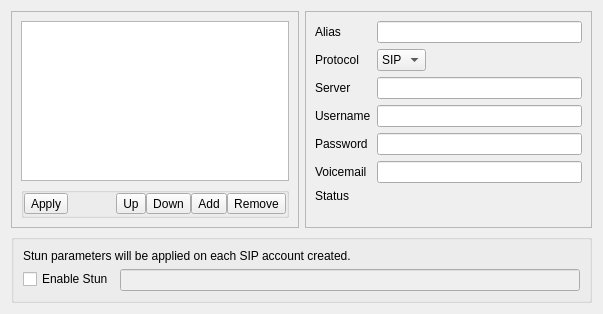
<?xml version="1.0" encoding="UTF-8"?>
<ui version="4.0">
 <class>DlgAccountsBase</class>
 <widget class="QWidget" name="DlgAccountsBase">
  <property name="geometry">
   <rect>
    <x>0</x>
    <y>0</y>
    <width>603</width>
    <height>314</height>
   </rect>
  </property>
  <property name="windowTitle">
   <string notr="true">Form</string>
  </property>
  <layout class="QVBoxLayout" name="verticalLayout">
   <item>
    <widget class="QWidget" name="widget1_configAccounts" native="true">
     <property name="autoFillBackground">
      <bool>false</bool>
     </property>
     <layout class="QHBoxLayout" name="horizontalLayout_3">
      <property name="sizeConstraint">
       <enum>QLayout::SetDefaultConstraint</enum>
      </property>
      <property name="margin">
       <number>0</number>
      </property>
      <item>
       <widget class="QFrame" name="frame1_accountList">
        <property name="sizePolicy">
         <sizepolicy hsizetype="Preferred" vsizetype="Preferred">
          <horstretch>1</horstretch>
          <verstretch>0</verstretch>
         </sizepolicy>
        </property>
        <property name="minimumSize">
         <size>
          <width>0</width>
          <height>0</height>
         </size>
        </property>
        <property name="maximumSize">
         <size>
          <width>16777215</width>
          <height>16777215</height>
         </size>
        </property>
        <property name="frameShape">
         <enum>QFrame::StyledPanel</enum>
        </property>
        <property name="frameShadow">
         <enum>QFrame::Raised</enum>
        </property>
        <layout class="QVBoxLayout" name="verticalLayout_6">
         <item>
          <widget class="QListWidget" name="listWidget_accountList">
           <property name="sizePolicy">
            <sizepolicy hsizetype="Expanding" vsizetype="Expanding">
             <horstretch>0</horstretch>
             <verstretch>0</verstretch>
            </sizepolicy>
           </property>
           <property name="minimumSize">
            <size>
             <width>150</width>
             <height>0</height>
            </size>
           </property>
           <property name="maximumSize">
            <size>
             <width>16777215</width>
             <height>16777215</height>
            </size>
           </property>
           <property name="whatsThis">
            <string>By default, when you place a call, sflphone will use the first account in this list which is &quot;registered&quot;. Change the order of the accounts using the &quot;Up&quot; and &quot;Down&quot; arrows. Enable/disable them by checking/unchecking them on the left of the item. Add or remove some with &quot;Plus&quot; and &quot;Sub&quot; buttons. Edit the selected account with the form on the right.</string>
           </property>
           <property name="dragEnabled">
            <bool>true</bool>
           </property>
          </widget>
         </item>
         <item>
          <widget class="QGroupBox" name="groupBox_accountListHandle">
           <property name="sizePolicy">
            <sizepolicy hsizetype="Preferred" vsizetype="Preferred">
             <horstretch>0</horstretch>
             <verstretch>0</verstretch>
            </sizepolicy>
           </property>
           <property name="maximumSize">
            <size>
             <width>16777215</width>
             <height>16777215</height>
            </size>
           </property>
           <property name="layoutDirection">
            <enum>Qt::RightToLeft</enum>
           </property>
           <property name="title">
            <string/>
           </property>
           <property name="alignment">
            <set>Qt::AlignRight|Qt::AlignTrailing|Qt::AlignVCenter</set>
           </property>
           <layout class="QHBoxLayout" name="horizontalLayout_2">
            <property name="spacing">
             <number>0</number>
            </property>
            <property name="sizeConstraint">
             <enum>QLayout::SetNoConstraint</enum>
            </property>
            <property name="margin">
             <number>0</number>
            </property>
            <item>
             <widget class="QToolButton" name="button_accountRemove">
              <property name="sizePolicy">
               <sizepolicy hsizetype="Fixed" vsizetype="Fixed">
                <horstretch>0</horstretch>
                <verstretch>0</verstretch>
               </sizepolicy>
              </property>
              <property name="toolTip">
               <string>Remove the selected account</string>
              </property>
              <property name="whatsThis">
               <string>This button will remove the selected account in the list below. Be sure you really don't need it anymore. If you think you might use it again later, just uncheck it.</string>
              </property>
              <property name="accessibleDescription">
               <string/>
              </property>
              <property name="text">
               <string>Remove</string>
              </property>
              <property name="shortcut">
               <string notr="true">-, Del, Backspace</string>
              </property>
             </widget>
            </item>
            <item>
             <widget class="QToolButton" name="button_accountAdd">
              <property name="sizePolicy">
               <sizepolicy hsizetype="Fixed" vsizetype="Fixed">
                <horstretch>0</horstretch>
                <verstretch>0</verstretch>
               </sizepolicy>
              </property>
              <property name="sizeIncrement">
               <size>
                <width>0</width>
                <height>0</height>
               </size>
              </property>
              <property name="toolTip">
               <string>Add a new account</string>
              </property>
              <property name="whatsThis">
               <string>This button enables you to initialize a new account. You will then be able to edit it using the form on the right.</string>
              </property>
              <property name="text">
               <string>Add</string>
              </property>
              <property name="shortcut">
               <string notr="true">+</string>
              </property>
             </widget>
            </item>
            <item>
             <widget class="QToolButton" name="button_accountDown">
              <property name="toolTip">
               <string>Get this account down</string>
              </property>
              <property name="whatsThis">
               <string>By default, when you place a call, sflphone will use the first account in this list which is &quot;registered&quot;. Change the order of the accounts using the &quot;Up&quot; and &quot;Down&quot; arrows.</string>
              </property>
              <property name="text">
               <string>Down</string>
              </property>
              <property name="shortcut">
               <string notr="true">Down, PgDown</string>
              </property>
             </widget>
            </item>
            <item>
             <widget class="QToolButton" name="button_accountUp">
              <property name="toolTip">
               <string>Get this account up</string>
              </property>
              <property name="whatsThis">
               <string>By default, when you place a call, sflphone will use the first account in this list which is &quot;registered&quot;. Change the order of the accounts using the &quot;Up&quot; and &quot;Down&quot; arrows.</string>
              </property>
              <property name="text">
               <string>Up</string>
              </property>
              <property name="shortcut">
               <string notr="true">Up, PgUp</string>
              </property>
             </widget>
            </item>
            <item>
             <spacer name="horizontalSpacer">
              <property name="orientation">
               <enum>Qt::Horizontal</enum>
              </property>
              <property name="sizeHint" stdset="0">
               <size>
                <width>0</width>
                <height>0</height>
               </size>
              </property>
             </spacer>
            </item>
            <item>
             <widget class="QToolButton" name="toolButton_accountsApply">
              <property name="enabled">
               <bool>true</bool>
              </property>
              <property name="text">
               <string>Apply</string>
              </property>
             </widget>
            </item>
           </layout>
          </widget>
         </item>
        </layout>
       </widget>
      </item>
      <item>
       <widget class="QFrame" name="frame2_editAccounts">
        <property name="sizePolicy">
         <sizepolicy hsizetype="Expanding" vsizetype="Expanding">
          <horstretch>1</horstretch>
          <verstretch>0</verstretch>
         </sizepolicy>
        </property>
        <property name="frameShape">
         <enum>QFrame::StyledPanel</enum>
        </property>
        <property name="frameShadow">
         <enum>QFrame::Raised</enum>
        </property>
        <layout class="QFormLayout" name="formLayout_2">
         <property name="fieldGrowthPolicy">
          <enum>QFormLayout::ExpandingFieldsGrow</enum>
         </property>
         <item row="0" column="0">
          <widget class="QLabel" name="label1_alias">
           <property name="text">
            <string>Alias</string>
           </property>
           <property name="buddy">
            <cstring>edit1_alias</cstring>
           </property>
          </widget>
         </item>
         <item row="0" column="1">
          <widget class="QLineEdit" name="edit1_alias">
           <property name="sizePolicy">
            <sizepolicy hsizetype="Expanding" vsizetype="Fixed">
             <horstretch>0</horstretch>
             <verstretch>0</verstretch>
            </sizepolicy>
           </property>
           <property name="minimumSize">
            <size>
             <width>0</width>
             <height>0</height>
            </size>
           </property>
          </widget>
         </item>
         <item row="1" column="0">
          <widget class="QLabel" name="label2_protocol">
           <property name="text">
            <string>Protocol</string>
           </property>
           <property name="buddy">
            <cstring>edit2_protocol</cstring>
           </property>
          </widget>
         </item>
         <item row="1" column="1">
          <widget class="QComboBox" name="edit2_protocol">
           <item>
            <property name="text">
             <string>SIP</string>
            </property>
           </item>
           <item>
            <property name="text">
             <string>IAX</string>
            </property>
           </item>
          </widget>
         </item>
         <item row="2" column="0">
          <widget class="QLabel" name="label3_server">
           <property name="text">
            <string>Server</string>
           </property>
           <property name="buddy">
            <cstring>edit3_server</cstring>
           </property>
          </widget>
         </item>
         <item row="2" column="1">
          <widget class="QLineEdit" name="edit3_server">
           <property name="minimumSize">
            <size>
             <width>0</width>
             <height>0</height>
            </size>
           </property>
          </widget>
         </item>
         <item row="3" column="0">
          <widget class="QLabel" name="label4_user">
           <property name="text">
            <string>Username</string>
           </property>
           <property name="buddy">
            <cstring>edit4_user</cstring>
           </property>
          </widget>
         </item>
         <item row="3" column="1">
          <widget class="QLineEdit" name="edit4_user"/>
         </item>
         <item row="4" column="0">
          <widget class="QLabel" name="label5_password">
           <property name="text">
            <string>Password</string>
           </property>
           <property name="buddy">
            <cstring>edit5_password</cstring>
           </property>
          </widget>
         </item>
         <item row="4" column="1">
          <widget class="QLineEdit" name="edit5_password">
           <property name="echoMode">
            <enum>QLineEdit::Password</enum>
           </property>
          </widget>
         </item>
         <item row="5" column="0">
          <widget class="QLabel" name="label6_mailbox">
           <property name="text">
            <string>Voicemail</string>
           </property>
           <property name="buddy">
            <cstring>edit6_mailbox</cstring>
           </property>
          </widget>
         </item>
         <item row="5" column="1">
          <widget class="QLineEdit" name="edit6_mailbox"/>
         </item>
         <item row="6" column="0">
          <widget class="QLabel" name="label7_state">
           <property name="text">
            <string>Status</string>
           </property>
          </widget>
         </item>
         <item row="6" column="1">
          <widget class="QLabel" name="edit7_state">
           <property name="text">
            <string/>
           </property>
          </widget>
         </item>
        </layout>
       </widget>
      </item>
     </layout>
    </widget>
   </item>
   <item>
    <widget class="QGroupBox" name="groupBox_commonSettings">
     <property name="title">
      <string/>
     </property>
     <layout class="QVBoxLayout" name="verticalLayout_10">
      <item>
       <widget class="QLabel" name="label_commonSettings">
        <property name="text">
         <string>Stun parameters will be applied on each SIP account created.</string>
        </property>
        <property name="wordWrap">
         <bool>true</bool>
        </property>
       </widget>
      </item>
      <item>
       <layout class="QFormLayout" name="formLayout_commonSettings">
        <property name="fieldGrowthPolicy">
         <enum>QFormLayout::ExpandingFieldsGrow</enum>
        </property>
        <item row="0" column="0">
         <widget class="QCheckBox" name="kcfg_enableStun">
          <property name="text">
           <string>Enable Stun</string>
          </property>
         </widget>
        </item>
        <item row="0" column="1">
         <widget class="KLineEdit" name="kcfg_stunServer">
          <property name="enabled">
           <bool>false</bool>
          </property>
          <property name="toolTip">
           <string>Format : name.server:port</string>
          </property>
          <property name="squeezedTextEnabled">
           <bool>false</bool>
          </property>
          <property name="clickMessage">
           <string>choose Stun server (example : stunserver.org)</string>
          </property>
          <property name="showClearButton" stdset="0">
           <bool>false</bool>
          </property>
         </widget>
        </item>
       </layout>
      </item>
     </layout>
    </widget>
   </item>
  </layout>
 </widget>
 <customwidgets>
  <customwidget>
   <class>KLineEdit</class>
   <extends>QLineEdit</extends>
   <header>klineedit.h</header>
  </customwidget>
 </customwidgets>
 <resources>
  <include location="../qrc/resources.qrc"/>
 </resources>
 <connections>
  <connection>
   <sender>kcfg_enableStun</sender>
   <signal>clicked(bool)</signal>
   <receiver>kcfg_stunServer</receiver>
   <slot>setEnabled(bool)</slot>
   <hints>
    <hint type="sourcelabel">
     <x>71</x>
     <y>273</y>
    </hint>
    <hint type="destinationlabel">
     <x>167</x>
     <y>278</y>
    </hint>
   </hints>
  </connection>
 </connections>
</ui>
